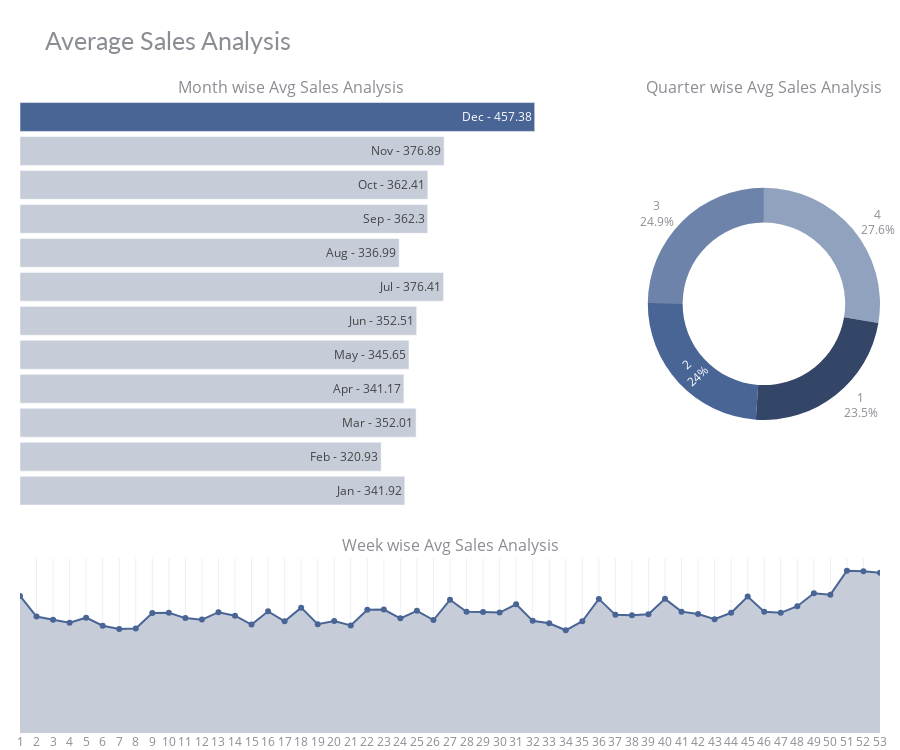

Notebook code for this chart:
### Code cell
# Trend wise by months and weeks 
df_m_sa = train1.groupby('month').agg({"sales" : "mean"}).reset_index()
df_m_sa['sales'] = round(df_m_sa['sales'],2)
df_m_sa['month_text'] = df_m_sa['month'].apply(lambda x: calendar.month_abbr[x])
df_m_sa['text'] = df_m_sa['month_text'] + ' - ' + df_m_sa['sales'].astype(str) 

df_w_sa = train1.groupby('week').agg({"sales" : "mean"}).reset_index() 
df_q_sa = train1.groupby('quarter').agg({"sales" : "mean"}).reset_index() 
# chart color
df_m_sa['color'] = '#496595'
df_m_sa['color'][:-1] = '#c6ccd8'
df_w_sa['color'] = '#c6ccd8'

# chart
fig = make_subplots(rows=2, cols=2, vertical_spacing=0.08,
                    row_heights=[0.7, 0.3], 
                    specs=[[{"type": "bar"}, {"type": "pie"}],
                           [{"colspan": 2}, None]],
                    column_widths=[0.7, 0.3],
                    subplot_titles=("Month wise Avg Sales Analysis", "Quarter wise Avg Sales Analysis", 
                                    "Week wise Avg Sales Analysis"))

fig.add_trace(go.Bar(x=df_m_sa['sales'], y=df_m_sa['month'], marker=dict(color= df_m_sa['color']),
                     text=df_m_sa['text'],textposition='auto',
                     name='Month', orientation='h'), 
                     row=1, col=1)
fig.add_trace(go.Pie(values=df_q_sa['sales'], labels=df_q_sa['quarter'], name='Quarter',
                     marker=dict(colors=['#334668','#496595','#6D83AA','#91A2BF','#C8D0DF']), hole=0.7,
                     hoverinfo='label+percent+value', textinfo='label+percent'), 
                     row=1, col=2)
fig.add_trace(go.Scatter(x=df_w_sa['week'], y=df_w_sa['sales'], mode='lines+markers', fill='tozeroy', fillcolor='#c6ccd8',
                     marker=dict(color= '#496595'), name='Week'), 
                     row=2, col=1)

# styling
fig.update_yaxes(visible=False, row=1, col=1)
fig.update_xaxes(visible=False, row=1, col=1)
fig.update_xaxes(tickmode = 'array', tickvals=df_w_sa.week, ticktext=[i for i in range(1,53)], 
                 row=2, col=1)
fig.update_yaxes(visible=False, row=2, col=1)
fig.update_layout(height=750, bargap=0.15,
                  margin=dict(b=0,r=20,l=20), 
                  title_text="Average Sales Analysis",
                  template="plotly_white",
                  title_font=dict(size=25, color='#8a8d93', family="Lato, sans-serif"),
                  font=dict(color='#8a8d93'),
                  hoverlabel=dict(bgcolor="#f2f2f2", font_size=13, font_family="Lato, sans-serif"),
                  showlegend=False)
fig.show()

### Figure 1 — Plotly figure (JSON) as saved in the notebook; plotly's stock layout.template omitted (floating-point values rounded to 4 significant figures)
{"data": [{"marker": {"color": ["#c6ccd8", "#c6ccd8", "#c6ccd8", "#c6ccd8", "#c6ccd8", "#c6ccd8", "#c6ccd8", "#c6ccd8", "#c6ccd8", "#c6ccd8", "#c6ccd8", "#496595"]}, "name": "Month", "orientation": "h", "text": ["Jan - 341.92", "Feb - 320.93", "Mar - 352.01", "Apr - 341.17", "May - 345.65", "Jun - 352.51", "Jul - 376.41", "Aug - 336.99", "Sep - 362.3", "Oct - 362.41", "Nov - 376.89", "Dec - 457.38"], "textposition": "auto", "type": "bar", "x": [341.9, 320.9, 352.0, 341.2, 345.6, 352.5, 376.4, 337.0, 362.3, 362.4, 376.9, 457.4], "xaxis": "x", "y": [1, 2, 3, 4, 5, 6, 7, 8, 9, 10, 11, 12], "yaxis": "y"}, {"domain": {"x": [0.73, 1], "y": [0.356, 1]}, "hole": 0.7, "hoverinfo": "label+percent+value", "labels": [1, 2, 3, 4], "marker": {"colors": ["#334668", "#496595", "#6D83AA", "#91A2BF", "#C8D0DF"]}, "name": "Quarter", "textinfo": "label+percent", "type": "pie", "values": [338.8, 346.5, 359.3, 399.2]}, {"fill": "tozeroy", "fillcolor": "#c6ccd8", "marker": {"color": "#496595"}, "mode": "lines+markers", "name": "Week", "type": "scatter", "x": [1, 2, 3, 4, 5, 6, 7, 8, 9, 10, 11, 12, 13, 14, 15, 16, 17, 18, 19, 20, 21, 22, 23, 24, 25, 26, 27, 28, 29, 30, 31, 32, 33, 34, 35, 36, 37, 38, 39, 40, 41, 42, 43, 44, 45, 46, 47, 48, 49, 50, 51, 52, 53], "xaxis": "x2", "y": [409.1, 347.5, 338.1, 329.2, 344.2, 320.1, 310.4, 311.9, 358.2, 358.6, 343.0, 338.4, 360.5, 350.2, 323.5, 363.1, 333.5, 374.1, 324.7, 334.4, 321.1, 367.7, 368.6, 342.2, 364.8, 337.2, 397.5, 362.0, 361.4, 359.6, 384.2, 334.7, 327.5, 306.6, 333.6, 400.3, 352.6, 351.5, 354.2, 400.3, 362.2, 354.9, 339.6, 358.8, 407.3, 361.6, 358.7, 378.6, 417.3, 412.9, 484.2, 482.9, 478.2], "yaxis": "y2"}], "layout": {"annotations": [{"font": {"size": 16}, "showarrow": false, "text": "Month wise Avg Sales Analysis", "x": 0.315, "xanchor": "center", "xref": "paper", "y": 1, "yanchor": "bottom", "yref": "paper"}, {"font": {"size": 16}, "showarrow": false, "text": "Quarter wise Avg Sales Analysis", "x": 0.865, "xanchor": "center", "xref": "paper", "y": 1, "yanchor": "bottom", "yref": "paper"}, {"font": {"size": 16}, "showarrow": false, "text": "Week wise Avg Sales Analysis", "x": 0.5, "xanchor": "center", "xref": "paper", "y": 0.276, "yanchor": "bottom", "yref": "paper"}], "bargap": 0.15, "font": {"color": "#8a8d93"}, "height": 750, "hoverlabel": {"bgcolor": "#f2f2f2", "font": {"family": "Lato, sans-serif", "size": 13}}, "margin": {"b": 0, "l": 20, "r": 20}, "showlegend": false, "title": {"font": {"color": "#8a8d93", "family": "Lato, sans-serif", "size": 25}, "text": "Average Sales Analysis"}, "xaxis": {"anchor": "y", "domain": [0, 0.63], "visible": false}, "xaxis2": {"anchor": "y2", "domain": [0, 1], "tickmode": "array", "ticktext": [1, 2, 3, 4, 5, 6, 7, 8, 9, 10, 11, 12, 13, 14, 15, 16, 17, 18, 19, 20, 21, 22, 23, 24, 25, 26, 27, 28, 29, 30, 31, 32, 33, 34, 35, 36, 37, 38, 39, 40, 41, 42, 43, 44, 45, 46, 47, 48, 49, 50, 51, 52], "tickvals": [1, 2, 3, 4, 5, 6, 7, 8, 9, 10, 11, 12, 13, 14, 15, 16, 17, 18, 19, 20, 21, 22, 23, 24, 25, 26, 27, 28, 29, 30, 31, 32, 33, 34, 35, 36, 37, 38, 39, 40, 41, 42, 43, 44, 45, 46, 47, 48, 49, 50, 51, 52, 53]}, "yaxis": {"anchor": "x", "domain": [0.356, 1], "visible": false}, "yaxis2": {"anchor": "x2", "domain": [0, 0.276], "visible": false}}}
